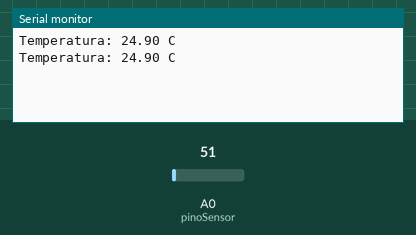
Simulated run of this sketch. Board: Arduino Uno, built with avr-gcc and run on an emulated ATmega328P. Parts: the last lines printed to the serial monitor. The test bench sets the inputs (shaded band); at power-on: A0 (pinoSensor) = 51.

Above: at 1.8 s.
1.9 s: A0 (pinoSensor) set to 61
At 2.8 s:
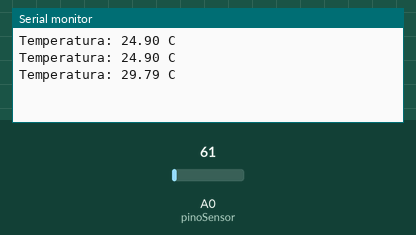
3.4 s: A0 (pinoSensor) set to 71
At 4.4 s:
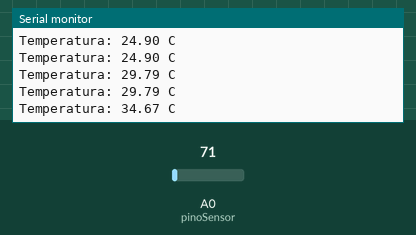
Timing chart, 0 to 6.4 s (numbered marks = the images above; inputs shaded):
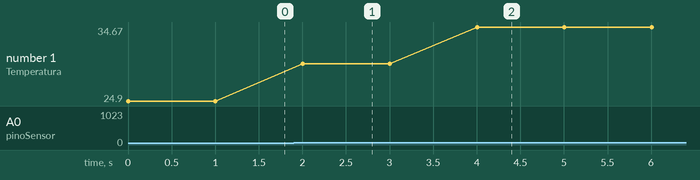

The sketch:

temperatura_lm35.ino
```cpp
// Leitura de temperatura com sensor LM35

int pinoSensor = A0;

void setup() {
  Serial.begin(9600);
}

void loop() {
  int leitura = analogRead(pinoSensor);
  float temperatura = (leitura * 5.0 * 100.0) / 1024.0;
  Serial.print("Temperatura: ");
  Serial.print(temperatura);
  Serial.println(" C");
  delay(1000);
}
```

Measured:
- after the input at 1.9 s, the serial monitor: prints a new line after 0.10 s (image 1)
- after the input at 3.4 s, the serial monitor: prints a new line after 0.60 s (image 2)
- plotted number 1: 24.9 → 29.79 after the input at 1.9 s, 29.79 → 34.67 after the input at 3.4 s
